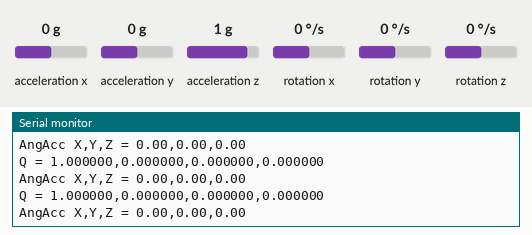
Recording of a sketch running on a simulated Raspberry Pi Pico. On the bench: the last lines printed to the serial monitor. Wiring (inferred from the names in the program): MPU-6050 motion sensor at I2C address 0x69. The test bench sets the inputs (shaded band); at power-on: acceleration x 0 g, acceleration y 0 g, acceleration z 1 g, rotation x 0 °/s, rotation y 0 °/s, rotation z 0 °/s.

Above: at 10.4 s.
10.5 s: acceleration x set to -1.4 g
At 11.1 s:
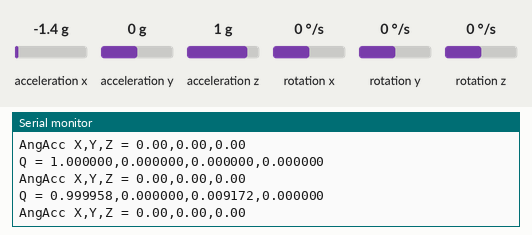
12.0 s: acceleration y set to -1.4 g
At 12.6 s:
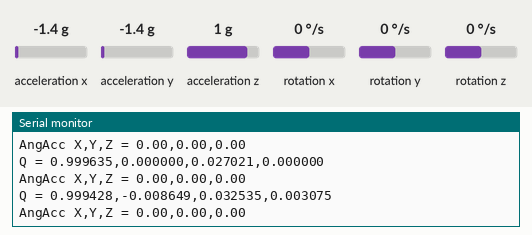
13.5 s: acceleration z set to -1.4 g
At 14.1 s:
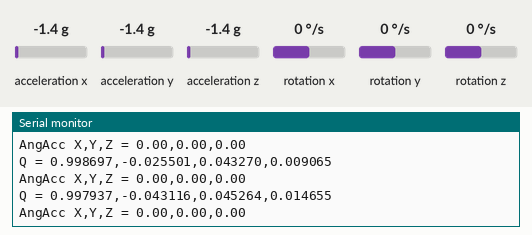
15.0 s: rotation x set to -192 °/s
At 15.6 s:
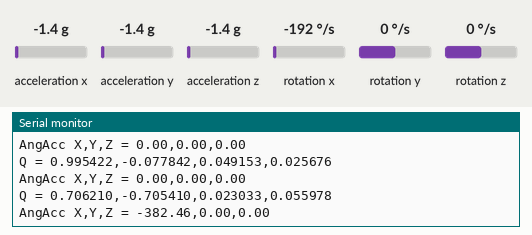
16.5 s: rotation y set to -192 °/s
At 17.1 s:
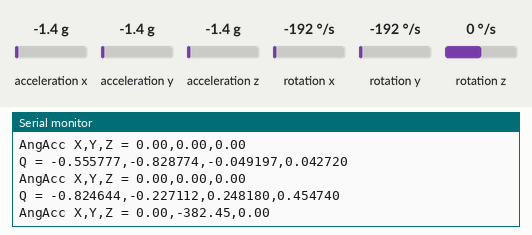
Timing chart, 0 to 19.0 s (numbered marks = the images above; inputs shaded):
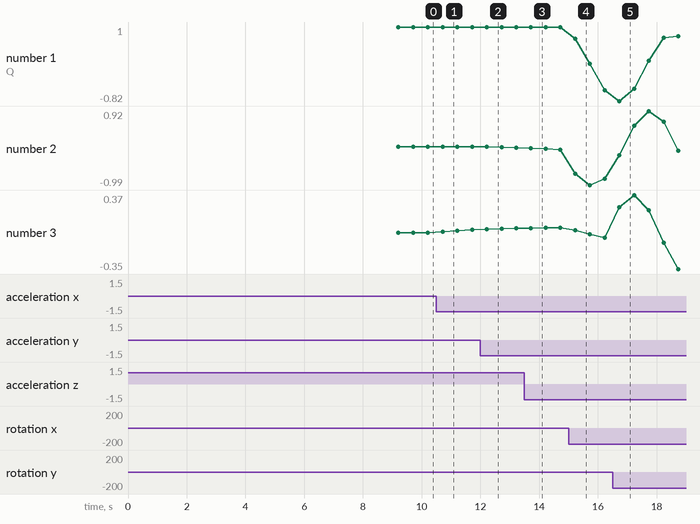

The sketch:

IMU_check_1.ino
```cpp
#include <Wire.h>

// I2C address for MPU-6050 with AD0 = 3.3V
const uint8_t MPU_ADDR = 0x69;

// Calibration offsets
float ax_off, ay_off, az_off, gx_off, gy_off, gz_off;

// Quaternion state
float q0 = 1, q1 = 0, q2 = 0, q3 = 0;

// Previous normalized gyro readings for angular acceleration
float prev_gx = 0, prev_gy = 0, prev_gz = 0;

// Timing
unsigned long lastTime;
const float accWeight = 0.02f;

// Wake up MPU by clearing sleep bit
void wakeMPU(uint8_t addr) {
  Wire.beginTransmission(addr);
  Wire.write(0x6B);
  Wire.write(0x00);
  Wire.endTransmission();
  delay(100);
}

// Read raw accelerometer + gyro from given address
void readRaw(uint8_t addr, int16_t &ax, int16_t &ay, int16_t &az, int16_t &gx, int16_t &gy, int16_t &gz) {
  Wire.beginTransmission(addr);
  Wire.write(0x3B);
  Wire.endTransmission(false);
  Wire.requestFrom(addr, (uint8_t)14);
  if (Wire.available() >= 14) {
    ax = (Wire.read() << 8) | Wire.read();
    ay = (Wire.read() << 8) | Wire.read();
    az = (Wire.read() << 8) | Wire.read();
    Wire.read(); Wire.read();  // skip temp
    gx = (Wire.read() << 8) | Wire.read();
    gy = (Wire.read() << 8) | Wire.read();
    gz = (Wire.read() << 8) | Wire.read();
  }
}

// Calibrate MPU
void calibrateSensor(uint8_t addr, float &ax_off, float &ay_off, float &az_off, float &gx_off, float &gy_off, float &gz_off) {
  const int samples = 2000;
  long sum_ax = 0, sum_ay = 0, sum_az = 0;
  long sum_gx = 0, sum_gy = 0, sum_gz = 0;
  Serial.print("Calibrating 0x"); Serial.println(addr, HEX);
  for (int i = 0; i < samples; i++) {
    int16_t ax, ay, az, gx, gy, gz;
    readRaw(addr, ax, ay, az, gx, gy, gz);
    sum_ax += ax; sum_ay += ay; sum_az += az;
    sum_gx += gx; sum_gy += gy; sum_gz += gz;
    delay(3);
  }
  ax_off = sum_ax / (float)samples;
  ay_off = sum_ay / (float)samples;
  az_off = (sum_az / (float)samples) - 16384.0f;
  gx_off = sum_gx / (float)samples;
  gy_off = sum_gy / (float)samples;
  gz_off = sum_gz / (float)samples;
}

void setup() {
  Serial.begin(115200);
  while (!Serial) {}

  Wire.setSDA(18);
  Wire.setSCL(19);
  Wire.begin();

  wakeMPU(MPU_ADDR);
  calibrateSensor(MPU_ADDR, ax_off, ay_off, az_off, gx_off, gy_off, gz_off);

  int16_t ax, ay, az, gx, gy, gz;
  readRaw(MPU_ADDR, ax, ay, az, gx, gy, gz);
  prev_gx = (gx - gx_off) / 131.0f;
  prev_gy = (gy - gy_off) / 131.0f;
  prev_gz = (gz - gz_off) / 131.0f;

  lastTime = micros();
  Serial.println("Calibration complete. Starting loop…\n");
}

void loop() {
  unsigned long now = micros();
  float dt = (now - lastTime) * 1e-6f;
  lastTime = now;
  if (dt <= 0) dt = 1e-6f;

  int16_t raw_ax, raw_ay, raw_az, raw_gx, raw_gy, raw_gz;
  readRaw(MPU_ADDR, raw_ax, raw_ay, raw_az, raw_gx, raw_gy, raw_gz);
  float axn = (raw_ax - ax_off) / 16384.0f;
  float ayn = (raw_ay - ay_off) / 16384.0f;
  float azn = (raw_az - az_off) / 16384.0f;
  float gxn = (raw_gx - gx_off) / 131.0f;
  float gyn = (raw_gy - gy_off) / 131.0f;
  float gzn = (raw_gz - gz_off) / 131.0f;

  float angAccX = (gxn - prev_gx) / dt;
  float angAccY = (gyn - prev_gy) / dt;
  float angAccZ = (gzn - prev_gz) / dt;
  prev_gx = gxn; prev_gy = gyn; prev_gz = gzn;

  float gx_r = gxn*(PI/180.0f), gy_r = gyn*(PI/180.0f), gz_r = gzn*(PI/180.0f);
  float qDot0 = -0.5f*(q1*gx_r + q2*gy_r + q3*gz_r);
  float qDot1 =  0.5f*(q0*gx_r + q2*gz_r - q3*gy_r);
  float qDot2 =  0.5f*(q0*gy_r - q1*gz_r + q3*gx_r);
  float qDot3 =  0.5f*(q0*gz_r + q1*gy_r - q2*gx_r);
  q0 += qDot0*dt; q1 += qDot1*dt; q2 += qDot2*dt; q3 += qDot3*dt;
  float norm = sqrtf(q0*q0 + q1*q1 + q2*q2 + q3*q3);
  q0/=norm; q1/=norm; q2/=norm; q3/=norm;

  float roll_acc  = atan2f(ayn, azn);
  float pitch_acc = atan2f(-axn, sqrtf(ayn*ayn + azn*azn));
  float cr = cosf(roll_acc*0.5f), sr = sinf(roll_acc*0.5f);
  float cp = cosf(pitch_acc*0.5f), sp = sinf(pitch_acc*0.5f);
  float q_acc0 = cp*cr, q_acc1 = cp*sr, q_acc2 = sp*cr, q_acc3 = -sp*sr;
  q0 = (1-accWeight)*q0 + accWeight*q_acc0;
  q1 = (1-accWeight)*q1 + accWeight*q_acc1;
  q2 = (1-accWeight)*q2 + accWeight*q_acc2;
  q3 = (1-accWeight)*q3 + accWeight*q_acc3;
  norm = sqrtf(q0*q0 + q1*q1 + q2*q2 + q3*q3);
  q0/=norm; q1/=norm; q2/=norm; q3/=norm;

  Serial.print("Q = ");
  Serial.print(q0,6); Serial.print(',');
  Serial.print(q1,6); Serial.print(',');
  Serial.print(q2,6); Serial.print(',');
  Serial.println(q3,6);

  Serial.print("AngAcc X,Y,Z = ");
  Serial.print(angAccX,2); Serial.print(',');
  Serial.print(angAccY,2); Serial.print(',');
  Serial.println(angAccZ,2);

  delay(500);  // 2 Hz sampling
}
```

Measured:
- after the input at 10.5 s, the serial monitor: prints a new line after 0.21 s (image 1)
- after the input at 12.0 s, the serial monitor: prints a new line after 0.22 s (image 2)
- after the input at 13.5 s, the serial monitor: prints a new line after 0.22 s (image 3)
- after the input at 15.0 s, the serial monitor: prints a new line after 0.23 s (image 4)
- after the input at 16.5 s, the serial monitor: prints a new line after 0.23 s (image 5)
- plotted number 1: 1 → 1 after the input at 10.5 s, 1 → 1 after the input at 12.0 s, 1 → 1 after the input at 13.5 s, 1 → -0.56 after the input at 15.0 s, -0.56 → 0.77 after the input at 16.5 s
- plotted number 2: 0 → -0.03 after the input at 12.0 s, -0.03 → -0.08 after the input at 13.5 s, -0.08 → -0.83 after the input at 15.0 s, -0.83 → -0.11 after the input at 16.5 s
- plotted number 3: 0 → 0.03 after the input at 10.5 s, 0.03 → 0.04 after the input at 12.0 s, 0.04 → 0.05 after the input at 13.5 s, 0.05 → -0.05 after the input at 15.0 s, -0.05 → -0.35 after the input at 16.5 s
